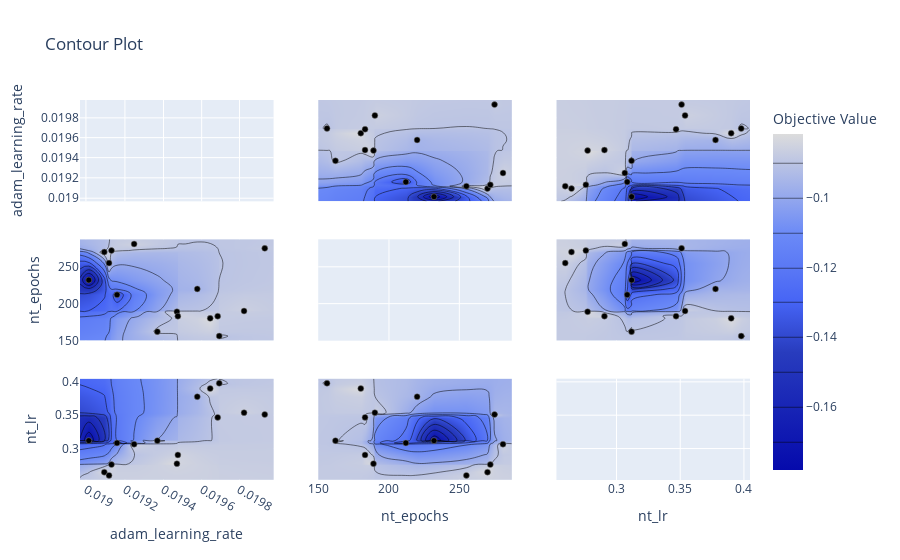

Source (notebook cell):
### Code cell
fig = optuna.visualization.plot_contour(study, params=["nt_lr", 'adam_learning_rate', 'nt_epochs'])
fig.show()

### Figure 1 — Plotly figure (JSON) as saved in the notebook; plotly's stock layout.template omitted (floating-point values rounded to 4 significant figures; data arrays with more than 128 entries replaced by an {"elided": "..."} marker saying what was removed)
{"data": [{"type": "scatter", "xaxis": "x", "yaxis": "y"}, {"colorbar": {"title": {"text": "Objective Value"}}, "colorscale": [[0, "rgb(5,10,172)"], [0.35, "rgb(40,60,190)"], [0.5, "rgb(70,100,245)"], [0.6, "rgb(90,120,245)"], [0.7, "rgb(106,137,247)"], [1, "rgb(220,220,220)"]], "connectgaps": true, "contours": {"coloring": "heatmap"}, "hoverinfo": "none", "line": {"smoothing": 1.3}, "reversescale": false, "showscale": true, "type": "contour", "x": [0.01897, 0.01901, 0.01909, 0.01912, 0.01913, 0.01916, 0.01925, 0.01937, 0.01947, 0.01947, 0.01958, 0.01964, 0.01968, 0.01969, 0.01982, 0.01993, 0.01998], "xaxis": "x4", "y": [149.8, 156, 162, 180, 183, 189, 190, 212, 220, 232, 255, 270, 272, 275, 281, 287.2], "yaxis": "y4", "z": {"elided": "16x17 float values"}}, {"marker": {"color": "black", "line": {"color": "Grey", "width": 0.5}}, "mode": "markers", "showlegend": false, "type": "scatter", "x": [0.01909, 0.01916, 0.01901, 0.01913, 0.01912, 0.01993, 0.01958, 0.01925, 0.01964, 0.01937, 0.01969, 0.01982, 0.01947, 0.01947, 0.01968], "xaxis": "x4", "y": [270, 212, 232, 272, 255, 275, 220, 281, 180, 162, 156, 190, 189, 183, 183], "yaxis": "y4"}, {"colorbar": {"title": {"text": "Objective Value"}}, "colorscale": [[0, "rgb(5,10,172)"], [0.35, "rgb(40,60,190)"], [0.5, "rgb(70,100,245)"], [0.6, "rgb(90,120,245)"], [0.7, "rgb(106,137,247)"], [1, "rgb(220,220,220)"]], "connectgaps": true, "contours": {"coloring": "heatmap"}, "hoverinfo": "none", "line": {"smoothing": 1.3}, "reversescale": false, "showscale": false, "type": "contour", "x": [0.01897, 0.01901, 0.01909, 0.01912, 0.01913, 0.01916, 0.01925, 0.01937, 0.01947, 0.01947, 0.01958, 0.01964, 0.01968, 0.01969, 0.01982, 0.01993, 0.01998], "xaxis": "x7", "y": [0.2528, 0.2598, 0.2647, 0.2759, 0.2773, 0.2905, 0.3065, 0.3084, 0.3118, 0.3119, 0.3467, 0.3511, 0.3538, 0.3777, 0.39, 0.3979, 0.4048], "yaxis": "y7", "z": {"elided": "17x17 float values"}}, {"marker": {"color": "black", "line": {"color": "Grey", "width": 0.5}}, "mode": "markers", "showlegend": false, "type": "scatter", "x": [0.01909, 0.01916, 0.01901, 0.01913, 0.01912, 0.01993, 0.01958, 0.01925, 0.01964, 0.01937, 0.01969, 0.01982, 0.01947, 0.01947, 0.01968], "xaxis": "x7", "y": [0.2647, 0.3084, 0.3119, 0.2759, 0.2598, 0.3511, 0.3777, 0.3065, 0.39, 0.3118, 0.3979, 0.3538, 0.2773, 0.2905, 0.3467], "yaxis": "y7"}, {"colorbar": {"title": {"text": "Objective Value"}}, "colorscale": [[0, "rgb(5,10,172)"], [0.35, "rgb(40,60,190)"], [0.5, "rgb(70,100,245)"], [0.6, "rgb(90,120,245)"], [0.7, "rgb(106,137,247)"], [1, "rgb(220,220,220)"]], "connectgaps": true, "contours": {"coloring": "heatmap"}, "hoverinfo": "none", "line": {"smoothing": 1.3}, "reversescale": false, "showscale": false, "type": "contour", "x": [149.8, 156, 162, 180, 183, 189, 190, 212, 220, 232, 255, 270, 272, 275, 281, 287.2], "xaxis": "x2", "y": [0.01897, 0.01901, 0.01909, 0.01912, 0.01913, 0.01916, 0.01925, 0.01937, 0.01947, 0.01947, 0.01958, 0.01964, 0.01968, 0.01969, 0.01982, 0.01993, 0.01998], "yaxis": "y2", "z": {"elided": "17x16 float values"}}, {"marker": {"color": "black", "line": {"color": "Grey", "width": 0.5}}, "mode": "markers", "showlegend": false, "type": "scatter", "x": [270, 212, 232, 272, 255, 275, 220, 281, 180, 162, 156, 190, 189, 183, 183], "xaxis": "x2", "y": [0.01909, 0.01916, 0.01901, 0.01913, 0.01912, 0.01993, 0.01958, 0.01925, 0.01964, 0.01937, 0.01969, 0.01982, 0.01947, 0.01947, 0.01968], "yaxis": "y2"}, {"type": "scatter", "xaxis": "x5", "yaxis": "y5"}, {"colorbar": {"title": {"text": "Objective Value"}}, "colorscale": [[0, "rgb(5,10,172)"], [0.35, "rgb(40,60,190)"], [0.5, "rgb(70,100,245)"], [0.6, "rgb(90,120,245)"], [0.7, "rgb(106,137,247)"], [1, "rgb(220,220,220)"]], "connectgaps": true, "contours": {"coloring": "heatmap"}, "hoverinfo": "none", "line": {"smoothing": 1.3}, "reversescale": false, "showscale": false, "type": "contour", "x": [149.8, 156, 162, 180, 183, 189, 190, 212, 220, 232, 255, 270, 272, 275, 281, 287.2], "xaxis": "x8", "y": [0.2528, 0.2598, 0.2647, 0.2759, 0.2773, 0.2905, 0.3065, 0.3084, 0.3118, 0.3119, 0.3467, 0.3511, 0.3538, 0.3777, 0.39, 0.3979, 0.4048], "yaxis": "y8", "z": {"elided": "17x16 float values"}}, {"marker": {"color": "black", "line": {"color": "Grey", "width": 0.5}}, "mode": "markers", "showlegend": false, "type": "scatter", "x": [270, 212, 232, 272, 255, 275, 220, 281, 180, 162, 156, 190, 189, 183, 183], "xaxis": "x8", "y": [0.2647, 0.3084, 0.3119, 0.2759, 0.2598, 0.3511, 0.3777, 0.3065, 0.39, 0.3118, 0.3979, 0.3538, 0.2773, 0.2905, 0.3467], "yaxis": "y8"}, {"colorbar": {"title": {"text": "Objective Value"}}, "colorscale": [[0, "rgb(5,10,172)"], [0.35, "rgb(40,60,190)"], [0.5, "rgb(70,100,245)"], [0.6, "rgb(90,120,245)"], [0.7, "rgb(106,137,247)"], [1, "rgb(220,220,220)"]], "connectgaps": true, "contours": {"coloring": "heatmap"}, "hoverinfo": "none", "line": {"smoothing": 1.3}, "reversescale": false, "showscale": false, "type": "contour", "x": [0.2528, 0.2598, 0.2647, 0.2759, 0.2773, 0.2905, 0.3065, 0.3084, 0.3118, 0.3119, 0.3467, 0.3511, 0.3538, 0.3777, 0.39, 0.3979, 0.4048], "xaxis": "x3", "y": [0.01897, 0.01901, 0.01909, 0.01912, 0.01913, 0.01916, 0.01925, 0.01937, 0.01947, 0.01947, 0.01958, 0.01964, 0.01968, 0.01969, 0.01982, 0.01993, 0.01998], "yaxis": "y3", "z": {"elided": "17x17 float values"}}, {"marker": {"color": "black", "line": {"color": "Grey", "width": 0.5}}, "mode": "markers", "showlegend": false, "type": "scatter", "x": [0.2647, 0.3084, 0.3119, 0.2759, 0.2598, 0.3511, 0.3777, 0.3065, 0.39, 0.3118, 0.3979, 0.3538, 0.2773, 0.2905, 0.3467], "xaxis": "x3", "y": [0.01909, 0.01916, 0.01901, 0.01913, 0.01912, 0.01993, 0.01958, 0.01925, 0.01964, 0.01937, 0.01969, 0.01982, 0.01947, 0.01947, 0.01968], "yaxis": "y3"}, {"colorbar": {"title": {"text": "Objective Value"}}, "colorscale": [[0, "rgb(5,10,172)"], [0.35, "rgb(40,60,190)"], [0.5, "rgb(70,100,245)"], [0.6, "rgb(90,120,245)"], [0.7, "rgb(106,137,247)"], [1, "rgb(220,220,220)"]], "connectgaps": true, "contours": {"coloring": "heatmap"}, "hoverinfo": "none", "line": {"smoothing": 1.3}, "reversescale": false, "showscale": false, "type": "contour", "x": [0.2528, 0.2598, 0.2647, 0.2759, 0.2773, 0.2905, 0.3065, 0.3084, 0.3118, 0.3119, 0.3467, 0.3511, 0.3538, 0.3777, 0.39, 0.3979, 0.4048], "xaxis": "x6", "y": [149.8, 156, 162, 180, 183, 189, 190, 212, 220, 232, 255, 270, 272, 275, 281, 287.2], "yaxis": "y6", "z": {"elided": "16x17 float values"}}, {"marker": {"color": "black", "line": {"color": "Grey", "width": 0.5}}, "mode": "markers", "showlegend": false, "type": "scatter", "x": [0.2647, 0.3084, 0.3119, 0.2759, 0.2598, 0.3511, 0.3777, 0.3065, 0.39, 0.3118, 0.3979, 0.3538, 0.2773, 0.2905, 0.3467], "xaxis": "x6", "y": [270, 212, 232, 272, 255, 275, 220, 281, 180, 162, 156, 190, 189, 183, 183], "yaxis": "y6"}, {"type": "scatter", "xaxis": "x9", "yaxis": "y9"}], "layout": {"title": {"text": "Contour Plot"}, "xaxis": {"anchor": "y", "domain": [0, 0.2889], "matches": "x7", "range": [-1.722, -1.699], "showticklabels": false, "type": "log"}, "xaxis2": {"anchor": "y2", "domain": [0.3556, 0.6444], "matches": "x8", "range": [149.8, 287.2], "showticklabels": false}, "xaxis3": {"anchor": "y3", "domain": [0.7111, 1], "matches": "x9", "range": [0.2528, 0.4048], "showticklabels": false}, "xaxis4": {"anchor": "y4", "domain": [0, 0.2889], "matches": "x7", "range": [-1.722, -1.699], "showticklabels": false, "type": "log"}, "xaxis5": {"anchor": "y5", "domain": [0.3556, 0.6444], "matches": "x8", "range": [149.8, 287.2], "showticklabels": false}, "xaxis6": {"anchor": "y6", "domain": [0.7111, 1], "matches": "x9", "range": [0.2528, 0.4048], "showticklabels": false}, "xaxis7": {"anchor": "y7", "domain": [0, 0.2889], "range": [-1.722, -1.699], "title": {"text": "adam_learning_rate"}, "type": "log"}, "xaxis8": {"anchor": "y8", "domain": [0.3556, 0.6444], "range": [149.8, 287.2], "title": {"text": "nt_epochs"}}, "xaxis9": {"anchor": "y9", "domain": [0.7111, 1], "range": [0.2528, 0.4048], "title": {"text": "nt_lr"}}, "yaxis": {"anchor": "x", "domain": [0.7333, 1], "range": [-1.722, -1.699], "title": {"text": "adam_learning_rate"}, "type": "log"}, "yaxis2": {"anchor": "x2", "domain": [0.7333, 1], "matches": "y", "range": [-1.722, -1.699], "showticklabels": false, "type": "log"}, "yaxis3": {"anchor": "x3", "domain": [0.7333, 1], "matches": "y", "range": [-1.722, -1.699], "showticklabels": false, "type": "log"}, "yaxis4": {"anchor": "x4", "domain": [0.3667, 0.6333], "range": [149.8, 287.2], "title": {"text": "nt_epochs"}}, "yaxis5": {"anchor": "x5", "domain": [0.3667, 0.6333], "matches": "y4", "range": [149.8, 287.2], "showticklabels": false}, "yaxis6": {"anchor": "x6", "domain": [0.3667, 0.6333], "matches": "y4", "range": [149.8, 287.2], "showticklabels": false}, "yaxis7": {"anchor": "x7", "domain": [0, 0.2667], "range": [0.2528, 0.4048], "title": {"text": "nt_lr"}}, "yaxis8": {"anchor": "x8", "domain": [0, 0.2667], "matches": "y7", "range": [0.2528, 0.4048], "showticklabels": false}, "yaxis9": {"anchor": "x9", "domain": [0, 0.2667], "matches": "y7", "range": [0.2528, 0.4048], "showticklabels": false}}}
